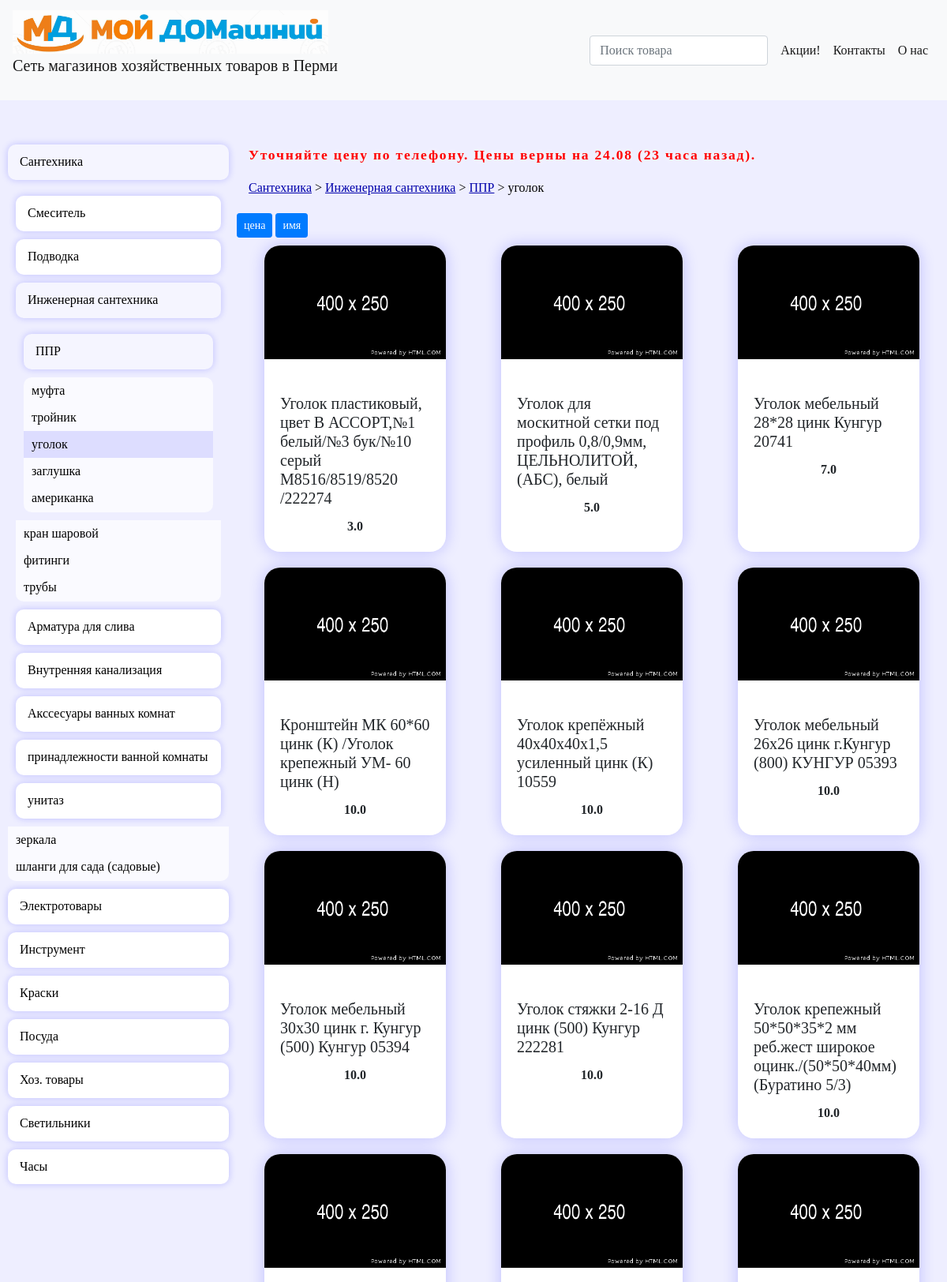
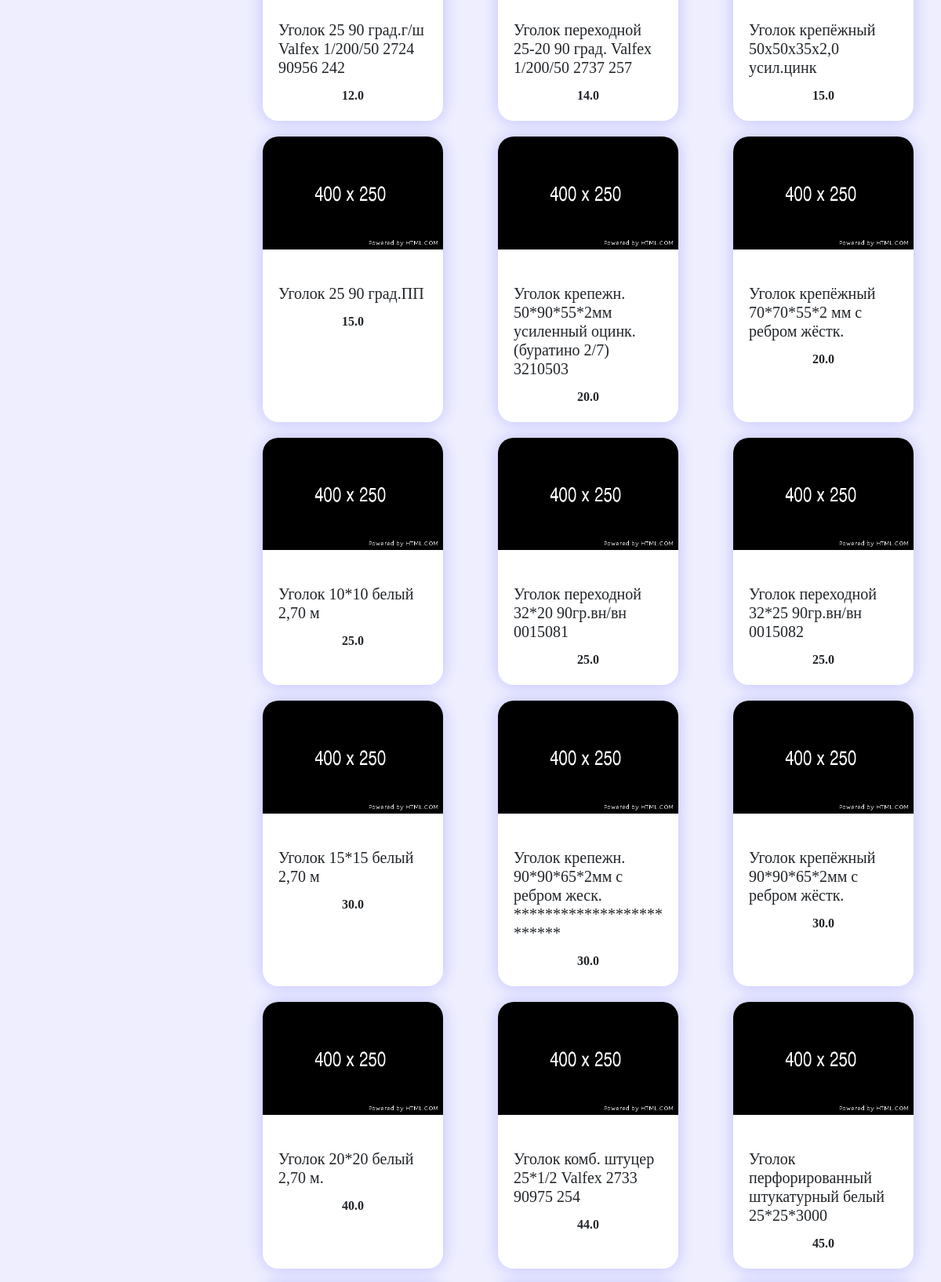
Page /items/1.3.4.3 (upper part) on the committed database (2 pictures, top to bottom).
### shop/database.py (models this page shows, shortened)
class BaseModel(Model):
    class Meta:
        database = db

class Item(BaseModel):
    id = IntegerField(primary_key=True)
    name = TextField()
    cost = FloatField()
    count = IntegerField()
    group = TextField(default="others")
    img = "not.png"
    full_match = False
    __tablename__ = "item"
    __searchable__ = ["name"]

### shop/main.py (the view, shortened to what this page needs)
@app.route("/items/<string:path>", methods=["GET", "POST"])
def item(path):
    if not validate_path(path):
        return not_found(404)
    items = sorted(extract_items(path), key=lambda x: float(x["cost"]))
    return render_template(
        "item.html", items=items, path=items_path(path), date=get_date()
    )

### shop/main.py
class SearchForm(FlaskForm):
    q = StringField("поиск товара", validators=[DataRequired()])
    def __init__(self, *args, **kwargs):
        if "formdata" not in kwargs:
            kwargs["formdata"] = request.args
        if "csrf_enabled" not in kwargs:
            kwargs["csrf_enabled"] = False
        super(SearchForm, self).__init__(*args, **kwargs)

### shop/ext.py (called while the page is built)
def cfg2json():
    base = Config.select().where(Config.id == 1).get()
    config = configparser.ConfigParser()
    config.read_string(base.config)
    items = {}
    for section in config:
        if section == "DEFAULT":
            continue
        items[section] = {}
        for key in config[section]:
            if key != "regex":
                items[section][key] = config[section][key]
    return items

def items_path(path):
    path_list = []
    prev = ""
    try:
        for i in enumerate(path.split(".")):
            if i[0] != 0:
                prev += "."
            prev += str(i[1])
            path_list.append(menu_map[prev])
    except:
        path_list = []
    return path_list

def validate_path(path: str):
    for char in path:
        if not (char.isdigit() or char == "."):
            return False
    return True

def items2json(items):
    m = {item.name: item for item in items}
    imgs = Image.select().where(Image.name.in_([item.name for item in items]))
    for i in imgs:
        m[i.name].img = i.path
    l = []
    for key in m:
        item = m[key]
        l.append(
            {
                "name": item.name,
                "count": item.count,
                "cost": item.cost,
                "img": item.img,
                "id": item.id,
            }
        )
    l.sort(key=lambda x: x["cost"])
    return l

def extract_items(path: str):
    items = Item.select().where(Item.group == path)
    if items:
        return items2json([i for i in items])
    return []

    def routing(self, key):
        if key in self.items:
            return self.items[key]
        return None

### shop/main.py (called while the page is built)
def get_date():
    return f"Цены верны на {DATE_DB_UPDATE.format('DD.MM')} ({DATE_DB_UPDATE.humanize(locale='ru')})."

@app.before_request
def before_request():
    g.search_form = SearchForm()

### templates/item.html (shortened to what this page needs)
{% extends "base.html" %}
{% block content %}
<main>
{% import "message.html" as message %}{{ message.main(date) }}
    <link rel="stylesheet" href="{{ url_for('static', filename='styles/item.css') }}">
    {% import "item_top_panel.html" as  item_top_panel %}{{ item_top_panel.main(path) }}
<div id="users">
    <button class="sort btn btn-primary btn-sm" data-sort="cost">цена</button>
    <button class="sort btn btn-primary btn-sm" data-sort="name">имя</button>
    <div class="list contain">
        {% for line in range(items|length) %}
            <div class="card">
                <img class="card-img-top" src="{{ url_for('static',  filename= 'img/' + items[line]['img']) }}" alt="Card image cap">
                <div class="card-body">
                    <i class="fas fa-faucet"></i>
                    <h5 class="name card-title">{{ items[line]["name"] }}</h5>
                    <p class="cost card-text text-center"><b>{{ items[line]['cost'] }}</b></p>
                </div>
            </div>
        {% endfor %}
    </div>
</div>
</main>
{% endblock %}

### static/styles/colors.css (style rules this page uses)
:root { --first-bg-color: #fff; --second-bg-color: #eef; --first-text-color: #000; --shadow-color-3: #00f3; --shadow-color-5: #00f5; --shadow-color-7: #00f7; --h-text-color: #000; --a-text-color: #00a; --a-hover-color: #00f; --scrollbar-thumb-bg: #ccf; --scrollbar-bg: #fff0; --body-bg: var(--second-bg-color); }
main { --index-label-bg: var(--first-bg-color); --index-label-shadow: 0 0 20px var(--shadow-color-3); --index-label-bg-hover: var(--first-bg-color); --index-label-shadow-hover: 0 0 20px var(--shadow-color-7); --index-h1-color: var(--first-text-color); --index-a-color: var(--a-hover-color); --index-a-color-hover: var(--a-text-color); --index-a-bg-hover: var(--second-bg-color); --item-path-a-color: var(--a-text-color); --item-path-a-color-hover: var(--a-hover-color); --item-path-span-color: var(--first-text-color); --item-card-bg: var(--first-bg-color); --item-card-shadow: 0 0 20px var(--shadow-color-3); --item-table-bg: var(--first-bg-color); --item-table-shadow: 0 0 20px var(--shadow-color-3); --item-table-img-shadow: 0 0 20px var(--shadow-color-5); --contacts-map-shadow: 0 0 20px var(--shadow-color-3); --contacts-table-bg: var(--first-bg-color); --contacts-table-shadow: 0 0 20px var(--shadow-color-3); }

### static/styles/header.css (style rules this page uses)
* { font-family: Verdana; }
i { font-family: "Font Awesome 5 Pro" !important; }
html { height: 100vh; }
body { padding: 0; margin: 0; display: grid; grid-template-columns: 300px auto; grid-template-rows: repeate(4, auto); background-color: var(--body-bg); min-height: 100%; }

### static/styles/menu.css (style rules this page uses)
:root { --border-color: #55f0; }

### static/styles/item.css (style rules this page uses)
main { --item-width: 230px; }
main * { overflow: hidden; }
main div.contain { display: flex; flex-direction: row; flex-wrap: wrap; align-items: stretch; justify-content: space-around; overflow: visible; }
main div.contain::after { content: ""; flex: auto; }
main div.card { flex-grow: 0; display: flex; flex-direction: column; align-items: stretch; justify-content: stretch; margin: 10px; max-width: var(--item-width); border: 0; border-radius: 20px; box-shadow: var(--item-card-shadow); background-color: var(--item-card-bg); }
main div.card img { max-width: var(--item-width); }

### rows in the picture
Item: name "Уголок пластиковый, цвет В АССОРТ,№1 белый/№3 бук/№10 серый М8516/8519/8520 /222274", cost "3.0"
Item: name "Уголок для москитной сетки под профиль 0,8/0,9мм, ЦЕЛЬНОЛИТОЙ, (АБС), белый", cost "5.0"
Item: name "Уголок мебельный 28*28 цинк Кунгур 20741", cost "7.0"
Item: name "Кронштейн МК 60*60 цинк (К) /Уголок крепежный УМ- 60 цинк (Н)", cost "10.0"
Item: name "Уголок крепёжный 40х40х40х1,5 усиленный цинк (К) 10559", cost "10.0"
Item: name "Уголок мебельный 26х26 цинк г.Кунгур (800) КУНГУР 05393", cost "10.0"
Item: name "Уголок мебельный 30х30 цинк г. Кунгур (500) Кунгур 05394", cost "10.0"
Item: name "Уголок стяжки 2-16 Д цинк (500) Кунгур 222281", cost "10.0"
Item: name "Уголок крепёжный 50х50х35х2,0 усил.цинк", cost "15.0"
Item: name "Уголок крепежн. 50*90*55*2мм усиленный оцинк. (буратино 2/7) 3210503", cost "20.0"

### other values in the picture
{{ date }} "Цены верны на 24.08 (23 часа назад)."
{{ item }} "Сантехника" "Инженерная сантехника" "ППР"
{{ item }} "уголок"
{{ items[line]["name"] }} "Уголок крепежный 50*50*35*2 мм реб.жест широкое оцинк./(50*50*40мм) (Буратино 5/3)" "Уголок 25 90 град.г/ш Valfex 1/200/50 2724 90956 242" "Уголок переходной 25-20 90 град. Valfex 1/200/50 2737 257" "Уголок 25 90 град.ПП" "Уголок крепёжный 70*70*55*2 мм с ребром жёстк." "Уголок 10*10 белый 2,70 м" "Уголок переходной 32*20 90гр.вн/вн 0015081" "Уголок переходной 32*25 90гр.вн/вн 0015082" "Уголок 15*15 белый 2,70 м" "Уголок крепежн. 90*90*65*2мм c ребром жеск. *************************" "Уголок крепёжный 90*90*65*2мм с ребром жёстк." "Уголок 20*20 белый 2,70 м." "Уголок комб. штуцер 25*1/2 Valfex 2733 90975 254" "Уголок перфорированный штукатурный белый 25*25*3000"
{{ items[line]['cost'] }} "10.0" "12.0" "14.0" "15.0" "20.0" "25.0" "25.0" "25.0" "30.0" "30.0" "30.0" "40.0" "44.0" "45.0"
